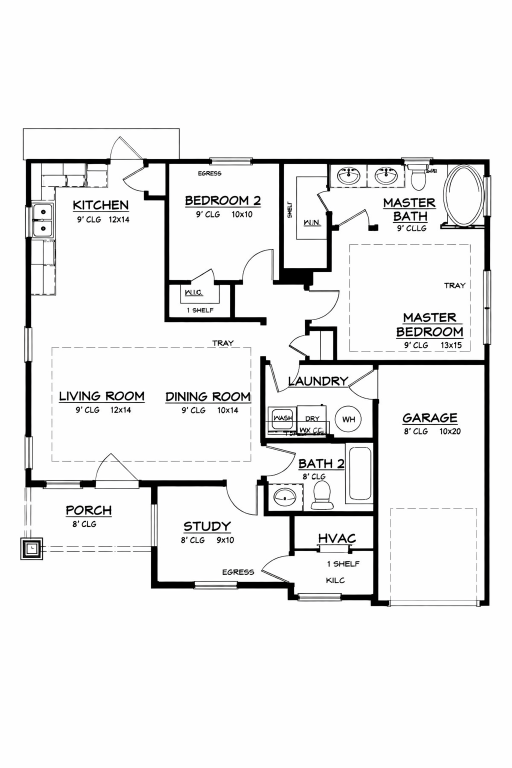
#> input picture BIM_Vision/annotations/images/house1.jpg, 1024 x 1536 px (shown at 1/2 size)
$ python -i ocr_engine.py   (imports and definitions only)
#> lines starting #> are read from the running program, lines starting #| are printed output that depends on the picture
#> in extract_text, img is the input picture: shape (1536, 1024, 3); mean B, G, R 237.7, 237.7, 237.7
import easyocr
import cv2
import numpy as np

# Initialize EasyOCR
# [1 line that did not run here, left out]

def enhance_blueprint(img):
    """
    Applies adaptive thresholding and contrast enhancement
    to make faint blueprint text stand out clearly.
    """
    if len(img.shape) == 3:
        gray = cv2.cvtColor(img, cv2.COLOR_BGR2GRAY)
    else:
        gray = img.copy()

    # 1. Upscale if image is low resolution
    h, w = gray.shape[:2]
#> h = 1536; w = 1024
    if max(h, w) < 2500:
        scale = 2500.0 / max(h, w)
#> scale = 1.63
        gray = cv2.resize(gray, (0, 0), fx=scale, fy=scale, interpolation=cv2.INTER_CUBIC)
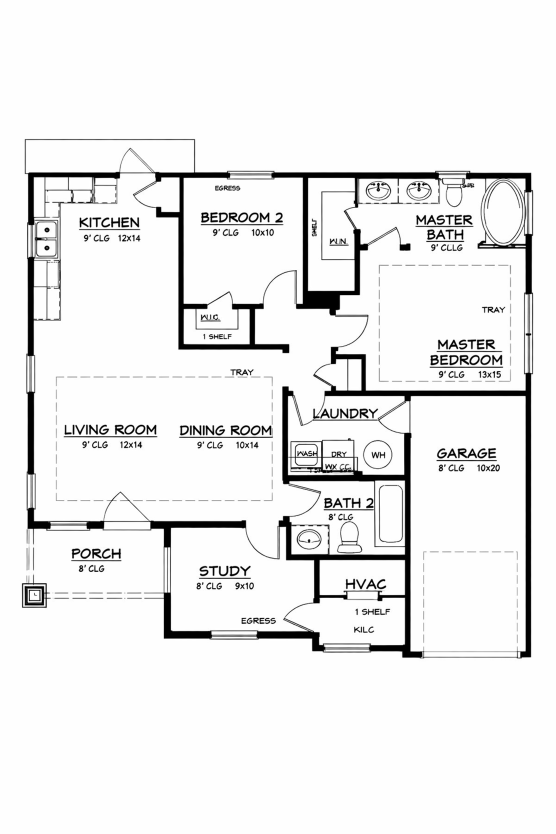
#> gray: shape (2500, 1667) (shown at 1/3 size); min 0, max 255, mean 237.6

    # 2. Adaptive contrast boost (CLAHE)
    clahe = cv2.createCLAHE(clipLimit=3.0, tileGridSize=(8, 8))
    enhanced = clahe.apply(gray)

    # 3. Light sharpening
    kernel = np.array([[0, -1, 0], [-1, 5, -1], [0, -1, 0]])
    sharpened = cv2.filter2D(enhanced, -1, kernel)

    return sharpened


def extract_text(image_path):
    img = cv2.imread(image_path)
    if img is None:
        return ""

    enhanced_img = enhance_blueprint(img)
    all_extracted_text = []

    # Run EasyOCR across 4 angles to collect both horizontal and vertical dimension text
    for angle in [0, 90, 180, 270]:
        if angle == 0:
            current_img = enhanced_img
        elif angle == 90:
            current_img = cv2.rotate(enhanced_img, cv2.ROTATE_90_CLOCKWISE)
        elif angle == 180:
            current_img = cv2.rotate(enhanced_img, cv2.ROTATE_180)
        elif angle == 270:
            current_img = cv2.rotate(enhanced_img, cv2.ROTATE_90_COUNTERCLOCKWISE)

        try:
            # Low text_threshold captures faint dimension numbers
            results = reader.readtext(
                current_img,
                detail=0,
                paragraph=False,
                text_threshold=0.3,
                low_text=0.3
            )
            all_extracted_text.extend(results)
        except Exception:
            continue
#> this loop made 4 passes
#> pass 2, in extract_text, `current_img = cv2.rotate(enhanced_img, cv2.ROTATE_90_CLOCKWISE)`:
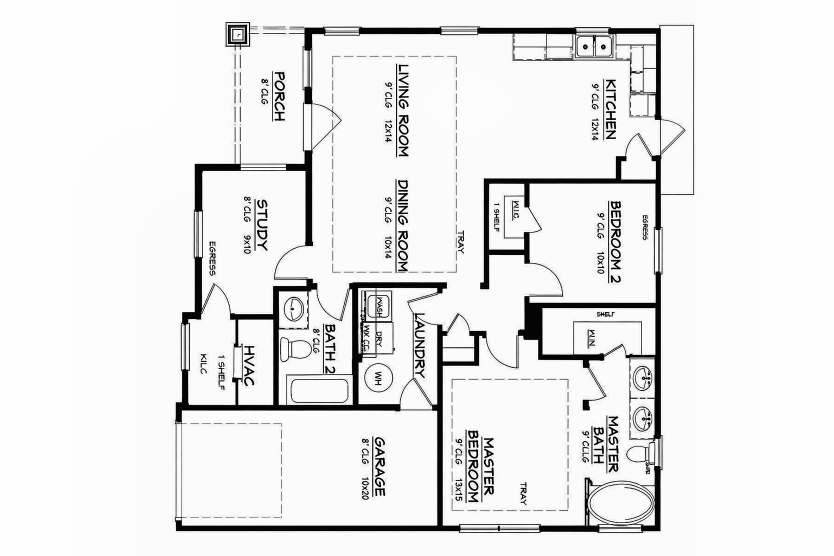
#> current_img: shape (1667, 2500) (shown at 1/3 size); min 0, max 255, mean 234.9
#> pass 3, in extract_text, `current_img = cv2.rotate(enhanced_img, cv2.ROTATE_180)`:
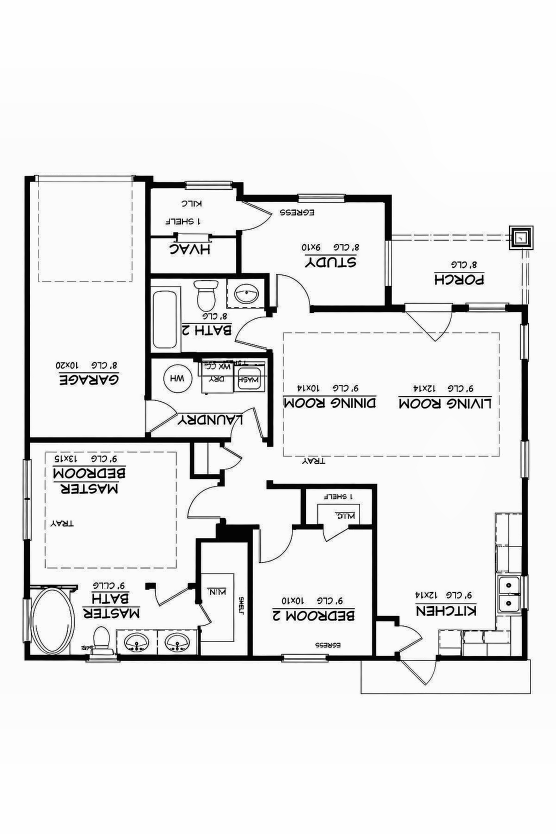
#> current_img: shape (2500, 1667) (shown at 1/3 size); min 0, max 255, mean 234.9
#> after the loop:
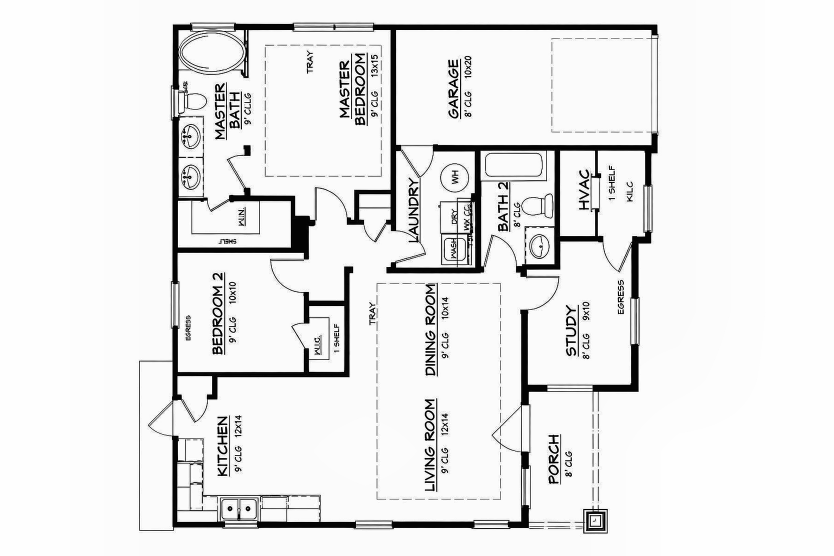
#> current_img: shape (1667, 2500) (shown at 1/3 size); min 0, max 255, mean 234.9
#> after the loop, all_extracted_text = []

    # Combine all detected strings across all orientations
    combined_text = "\n".join(all_extracted_text)
    return combined_text

>>> result = extract_text('../../BIM_Vision/annotations/images/house1.jpg')
#> result = ''

$ run again, on BIM_Vision/annotations/images/house2.jpg
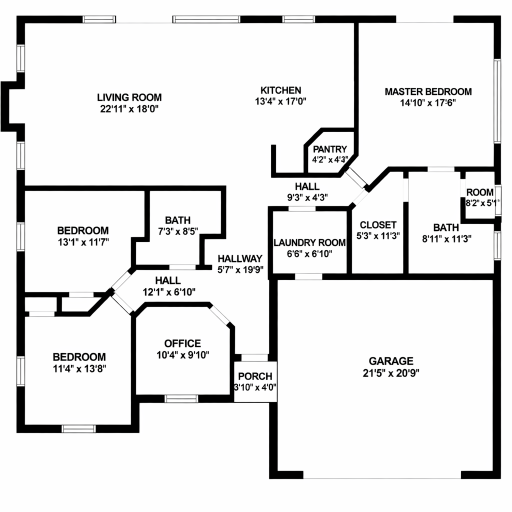
#> input picture BIM_Vision/annotations/images/house2.jpg, 1024 x 1024 px (shown at 1/2 size)
#> in extract_text, img is the input picture: shape (1024, 1024, 3); mean B, G, R 229.4, 229.4, 229.4
#> in enhance_blueprint, `gray = cv2.resize(gray, (0, 0), fx=scale, fy=scale, interpolation=cv2...`:
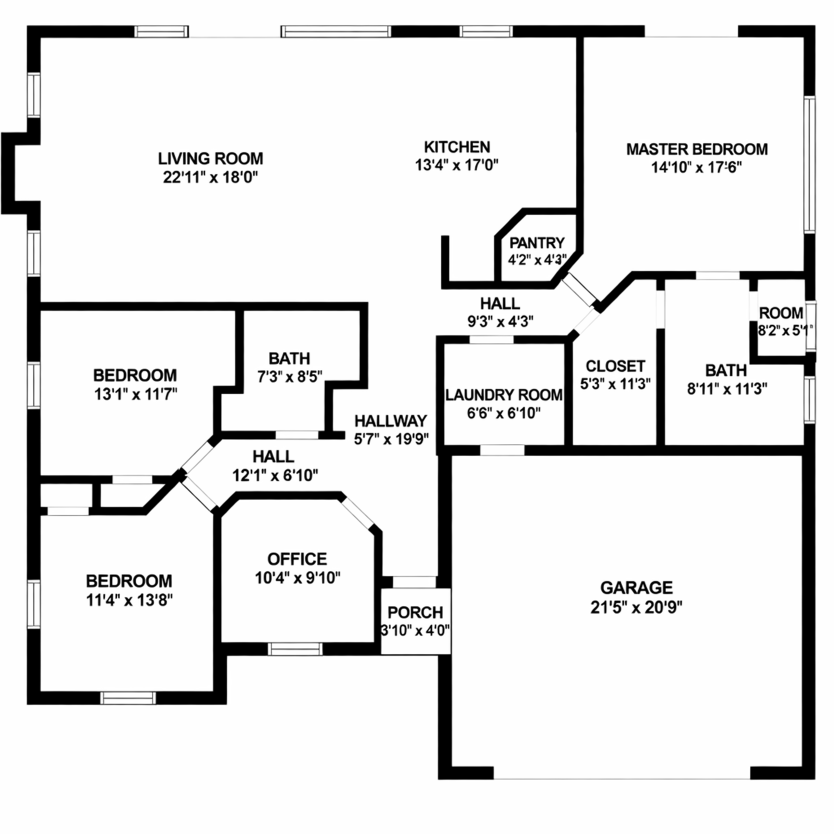
#> gray: shape (2500, 2500) (shown at 1/3 size); min 0, max 255, mean 229.4
#> after the loop in extract_text, `for angle in [0, 90, 180, 270]:`:
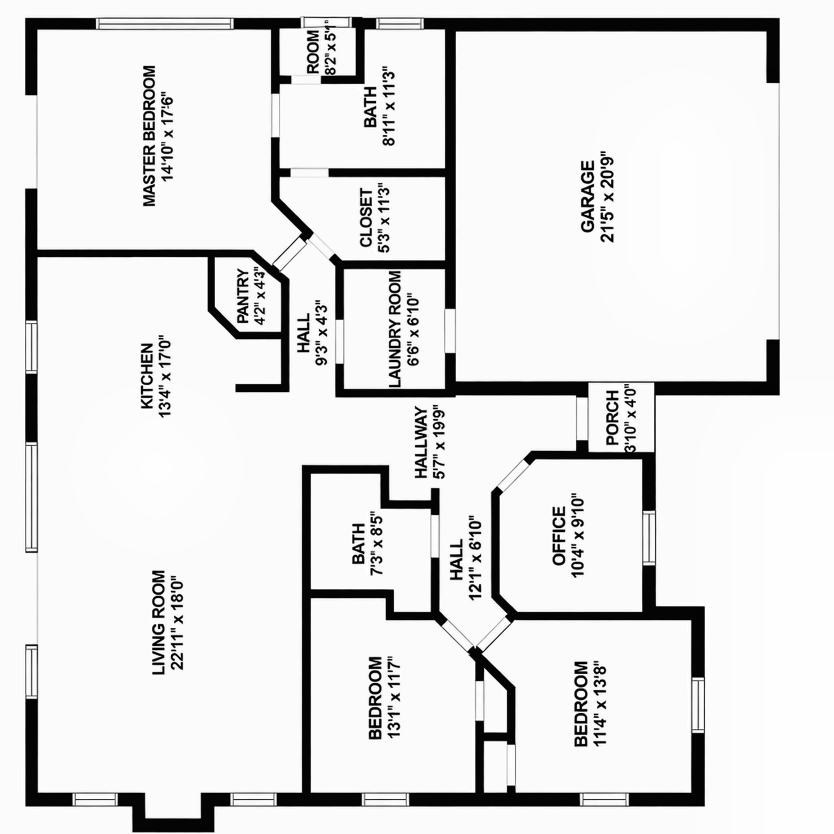
#> current_img: shape (2500, 2500) (shown at 1/3 size); min 0, max 255, mean 226.9
#> after the loop in extract_text, `for angle in [0, 90, 180, 270]:`: all_extracted_text = []
#> result = ''

$ run again, on BIM_Vision/annotations/images/house3.jpg
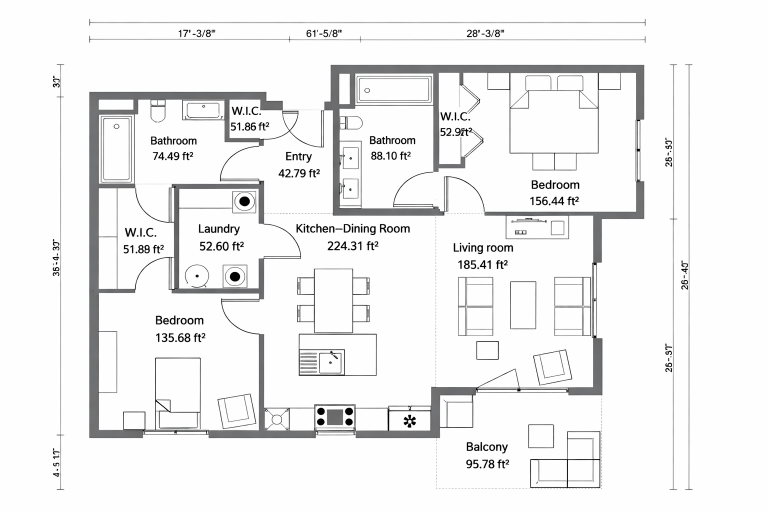
#> input picture BIM_Vision/annotations/images/house3.jpg, 1536 x 1024 px (shown at 1/2 size)
#> in extract_text, img is the input picture: shape (1024, 1536, 3); mean B, G, R 240.5, 240.4, 240.3
#> in enhance_blueprint, `gray = cv2.resize(gray, (0, 0), fx=scale, fy=scale, interpolation=cv2...`:
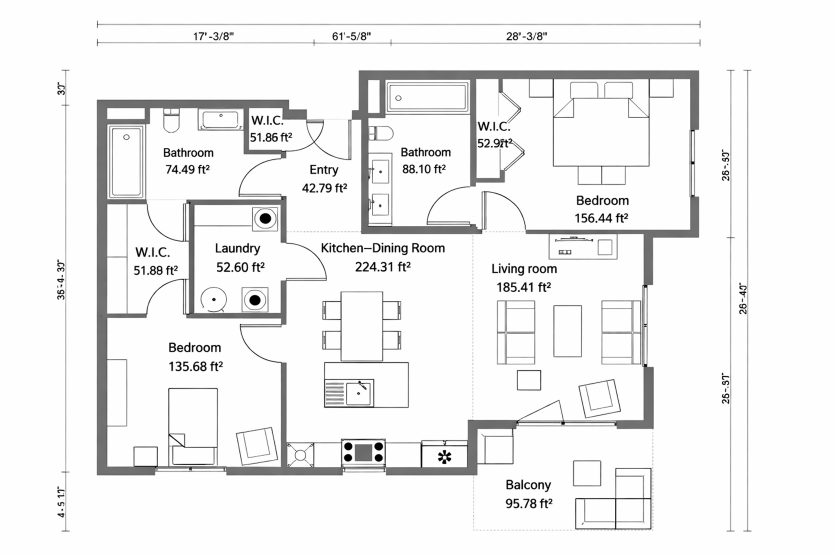
#> gray: shape (1667, 2500) (shown at 1/3 size); min 0, max 255, mean 240.2
#> after the loop in extract_text, `for angle in [0, 90, 180, 270]:`:
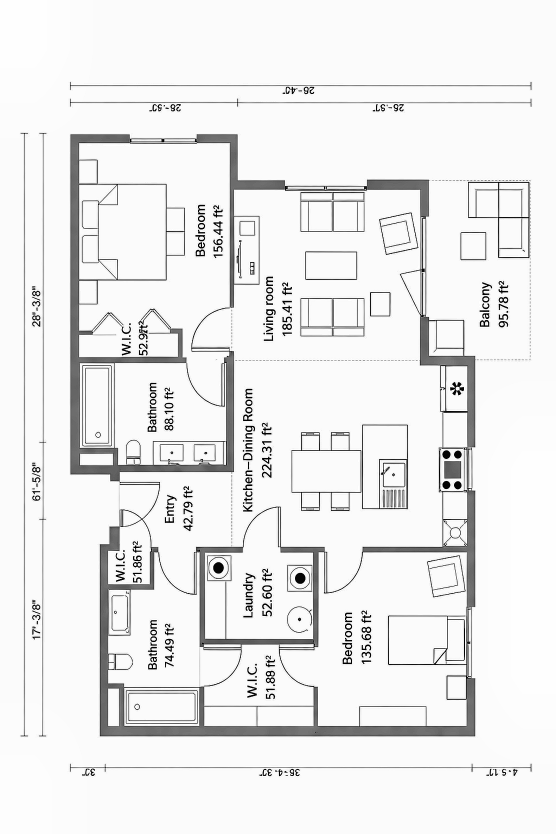
#> current_img: shape (2500, 1667) (shown at 1/3 size); min 0, max 255, mean 236.2
#> after the loop in extract_text, `for angle in [0, 90, 180, 270]:`: all_extracted_text = []
#> result = ''

$ run again, on BIM_Vision/annotations/images/house5.jpg.jpeg
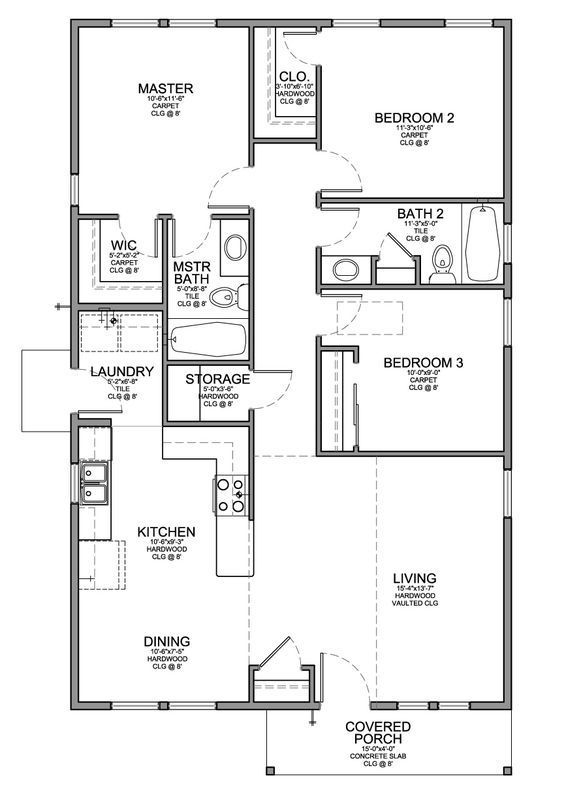
#> input picture BIM_Vision/annotations/images/house5.jpg.jpeg, 564 x 804 px
#> in extract_text, img is the input picture: shape (804, 564, 3); min 0, max 255, mean 237.3
#> in enhance_blueprint, `sharpened = cv2.filter2D(enhanced, -1, kernel)`:
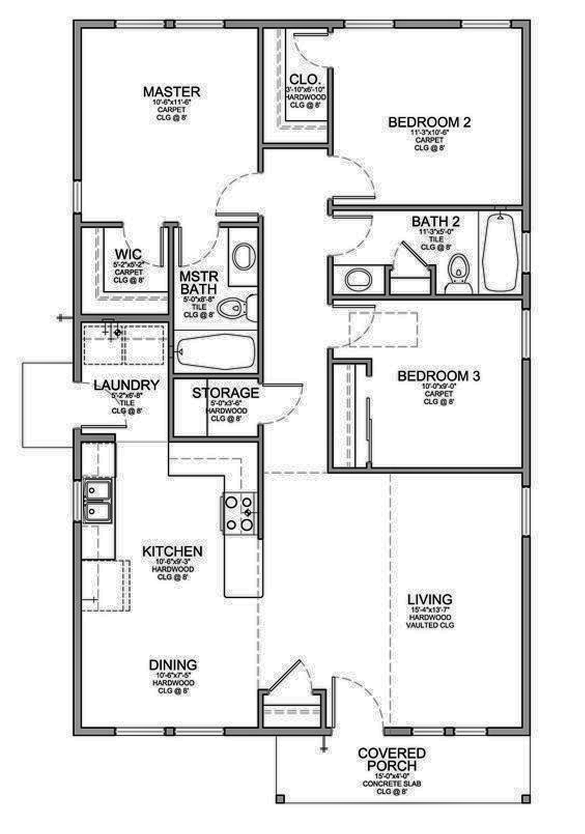
#> sharpened: shape (2500, 1754) (shown at 1/3 size); min 0, max 255, mean 233
#> after the loop in extract_text, `for angle in [0, 90, 180, 270]:`:
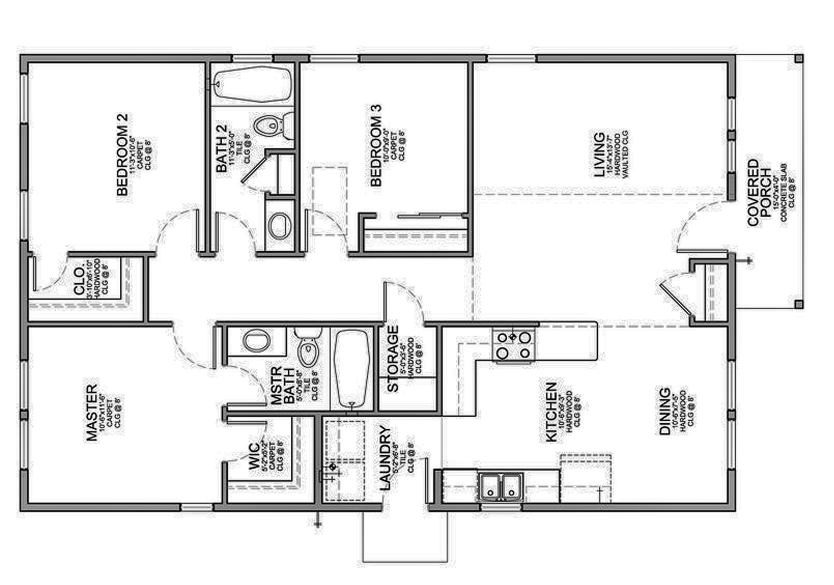
#> current_img: shape (1754, 2500) (shown at 1/3 size); min 0, max 255, mean 233
#> after the loop in extract_text, `for angle in [0, 90, 180, 270]:`: all_extracted_text = []
#> result = ''
